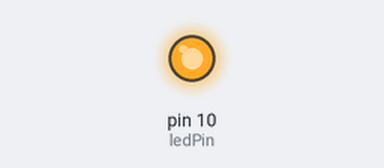
A sketch run on a simulated Arduino Uno, built with avr-gcc and run on an emulated ATmega328P. Parts: output pins drawn as LEDs (lit = HIGH).

Above: at 0.9 s.
At 6.7 s:
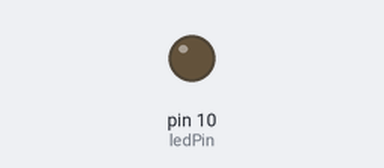
Timing chart, 0 to 7.0 s (numbered marks = the images above):
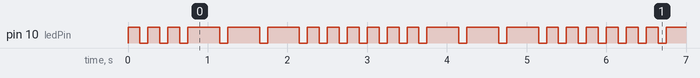

The sketch:

Lesson2_1.ino
```cpp
int ledPin = 10;
void setup() {
        pinMode(ledPin, OUTPUT);
}
void loop() {
             // 三个快闪烁来表示字母“S”
        digitalWrite(ledPin,HIGH);
        delay(150);
        digitalWrite(ledPin,LOW);
        delay(100);

        digitalWrite(ledPin,HIGH);
        delay(150);
        digitalWrite(ledPin,LOW);
        delay(100);

        digitalWrite(ledPin,HIGH);
        delay(150);
        digitalWrite(ledPin,LOW);
        delay(100);

        //三个短闪烁来表示字母“O”
        digitalWrite(ledPin,HIGH);
        delay(400);
        digitalWrite(ledPin,LOW);
        delay(100);

        digitalWrite(ledPin,HIGH);
        delay(400);
        digitalWrite(ledPin,LOW);
        delay(100);

        digitalWrite(ledPin,HIGH);
        delay(400);
        digitalWrite(ledPin,LOW);
        delay(100);

        //再用三个快闪烁来表示字母“S”
        digitalWrite(ledPin,HIGH);
        delay(150);
        digitalWrite(ledPin,LOW);
        delay(100);

        digitalWrite(ledPin,HIGH);
        delay(150);
        digitalWrite(ledPin,LOW);
        delay(100);

        digitalWrite(ledPin,HIGH);
        delay(150);
        digitalWrite(ledPin,LOW);
        delay(100);
}
```

Measured:
- by itself, pin 10 (ledPin): repeats every 3.0 s: 2 × (LOW 0.10 s, HIGH 0.15 s), 3 × (LOW 0.10 s, HIGH 0.40 s), 4 × (LOW 0.10 s, HIGH 0.15 s)
- by itself, everything shown: repeats every 3.0 s, in 18 steps
